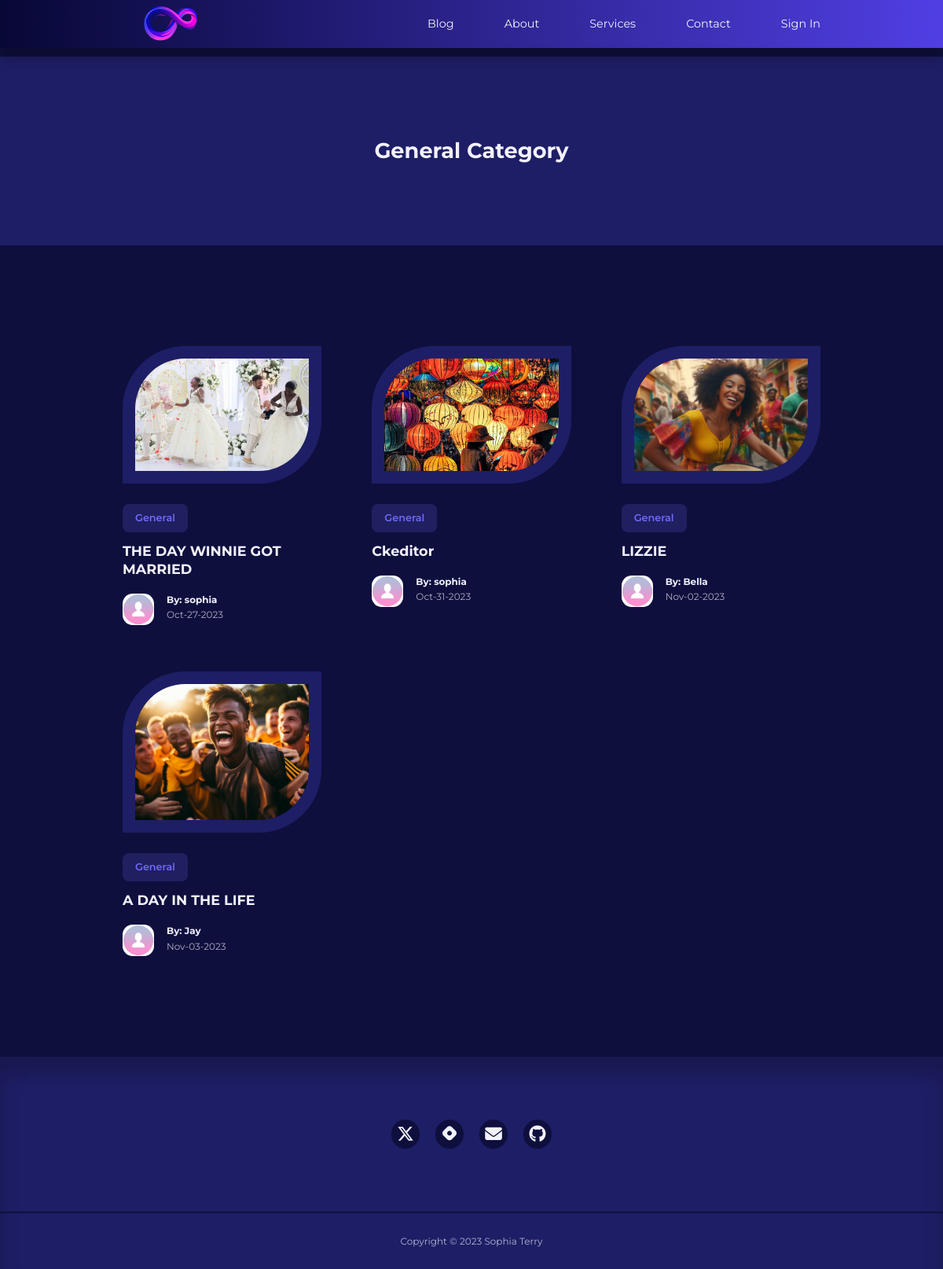
The app's page /category/General with its own data.
### app/models.py (models this page shows, shortened)
class Category(db.Model):
    id = db.Column(db.Integer, primary_key=True)
    name = db.Column(db.String(20), unique=True, nullable=False)

class Post(db.Model):
    id = db.Column(db.Integer, primary_key=True)
    title = db.Column(db.String(120))
    content = db.Column(db.Text)
    image = db.Column(db.String(120), nullable=True)
    timestamp = db.Column(db.DateTime, index=True, default=datetime.utcnow)
    user_id = db.Column(db.Integer, db.ForeignKey('user.id', name='fk_user_id'))
    category_id = db.Column(db.Integer, db.ForeignKey('category.id', name='fk_category_id'))
    category = db.relationship('Category', backref=db.backref('posts', lazy=True))

class User(UserMixin, db.Model):
    id = db.Column(db.Integer, primary_key=True)
    username = db.Column(db.String(100), index=True, unique=True)
    email = db.Column(db.String(120), index=True, unique=True)
    password_hash = db.Column(db.String(128))
    picture = db.Column(db.String(120), nullable=True)
    posts = db.relationship('Post', backref='author', lazy='dynamic')
    about_me = db.Column(db.String(140))
    last_seen = db.Column(db.DateTime, default=datetime.utcnow)
    followed = db.relationship(
        'User', secondary=followers,
        primaryjoin=(followers.c.follower_id == id),
        secondaryjoin=(followers.c.followed_id == id),
        backref=db.backref('followers', lazy='dynamic'), lazy='dynamic'
    )

### app/routes.py (the view)
@app.route('/category/<category_name>')
def category(category_name):
    category_posts = Post.query.filter(Post.category.has(name=category_name)).all()
    authors = [post.author for post in category_posts]
    return render_template('category.html', category_name=category_name, category_posts=category_posts, authors=authors)

### app/routes.py (called while the page is built)
@app.before_request
def before_request():
    if current_user.is_authenticated:
        current_user.last_seen = datetime.utcnow()
        db.session.commit()

### app/templates/category.html
{% extends "base.html" %}
{% block content %}
 <header class="category__title">
        <h2>{{ category_name }} Category</h2>
</header>
  <section class="posts">
    <div class="container posts__container">
        {% for post in category_posts %}
            <article class="post">
            <div class="post__thumbnail">
                {% if post.image %}
                <img src="{{ url_for('static', filename='images/' + post.image) }}" alt="Post Image">
                {% else %}
                <img src="{{ url_for('static', filename='/images/blog18.jpg') }}" alt="Default Image">
                {% endif %}
            </div>
            <div class="post__info">
                <a href="{{ url_for('category', category_name=post.category.name) }}" class="category__button">{{ post.category.name}}</a>
                <h3 class="post__title"><a href="{{ url_for('single_post', post_id=post.id) }}">{{ post.title }}</a></h3>
                    <div class="post__author">
                        <div class="post__author-avator">
                            {% set author = authors[loop.index0] %}
                            {% if current_user.is_authenticated %}
                            <img src="{{ url_for('static', filename='images/' + author.picture) }}" alt="avatar">
                            {% else %}
                            <img src="{{ url_for('static', filename='/images/default_profile_pc.png') }}" alt="Default Image">
                            {% endif %}
                        </div>
                            <div class="post__author-info">
                            <a href="{{ url_for('user', username=post.author.username) }}">
                            <h5>By: {{post.author.username }}</h5></a>
                            <small> {{ post.timestamp.strftime('%b-%d-%Y') }}</small>
                        </div>
                    </div>
                </div>
        </article>
        {% endfor %}
    </div>
</section>
{% endblock %}

### app/static/styles/styles.css (style rules this page uses)
:root { --color-primary: #6f6af8; --color-primary-light: hsl(242, 91%, 69%, 18%); --color-primary-variant: #5854c7; --color-red: #da0f3f; --color-red-light: hsl(346, 87%, 46%, 15%); --color-green: #00c476; --color-green-light: hsl(156, 100%, 38%, 15%); --color-gray-900: #1e1e66; --color-gray-700: #2d2b7c; --color-gray-300: rgba(242, 242, 254, 0.3); --color-gray-200: rgba(242, 242, 254, 0.7); --color-white: #f2f2fe; --color-bg: #0f0f3e; --transition: all 300ms ease; --container-width-lg: 74%; --container-width-md: 88%; --form-width: 40%; --card-border-radius-1: 0.3rem; --card-border-radius-2: 0.5rem; --card-border-radius-3: 0.8rem; --card-border-radius-4: 2rem; --card-border-radius-5: 5rem; }
* { box-sizing: border-box; margin: 0; padding: 0; outline: 0; border: 0; appearance: 0; list-style: none; text-decoration: none; }
body { font-family: 'Montserrat', sans-serif; line-height: 1.6; color: var(--color-gray-200); overflow-x: hidden; background: var(--color-bg); font-size: 0.9rem; }
.container { width: var(--container-width-lg); max-width: 1800px; margin-inline: auto; }
section { margin-top: 3rem; width: 100vw; }
h1, h2, h3, h4, h5 { color: var(--color-white); line-height: 1.3; }
h2 { font-size: 1.7rem; margin: 1rem 0; }
h3 { font-size: 1.1rem; margin: 0.8rem 0 0.5rem; }
a { color: var(--color-white); transition: var(--transition); }
img { display: block; width: 100%; height: 100%; object-fit: cover; }
.category__button { background: var(--color-primary-light); color: var(--color-primary); display: inline-block; padding: 0.5rem 1rem; border-radius: var(--card-border-radius-2); font-weight: 600; font-size: 0.8rem; text-align: center; }
.post__thumbnail { border-radius: var(--card-border-radius-5) 0; border: 1rem solid var(--color-gray-900); overflow: hidden; margin-bottom: 1.6rem; height: 50%; }
.post__author { display: flex; gap: 1rem; margin-top: 1.2rem; }
.post__author-avator { width: 2.5rem; height: 2.5rem; border-radius: var(--card-border-radius-3); overflow: hidden; }
.posts__container { display: grid; grid-template-columns: repeat(3, 1fr); gap: 4rem; margin-bottom: 5rem; margin-top: 8rem; }
.category__title { height: 15rem; margin-top: 4.5rem; background: var(--color-gray-900); display: grid; place-items: center; }

### records on screen
Category: name "General"
Post: image (picture), category.name "General", title "THE DAY WINNIE GOT MARRIED", author.username "sophia", timestamp "Oct-27-2023"
Post: image (picture), category.name "General", title "Ckeditor", author.username "sophia", timestamp "Oct-31-2023"
Post: image (picture), category.name "General", title "LIZZIE", author.username "Bella", timestamp "Nov-02-2023"
Post: image (picture), category.name "General", title "A DAY IN THE LIFE", author.username "Jay", timestamp "Nov-03-2023"
